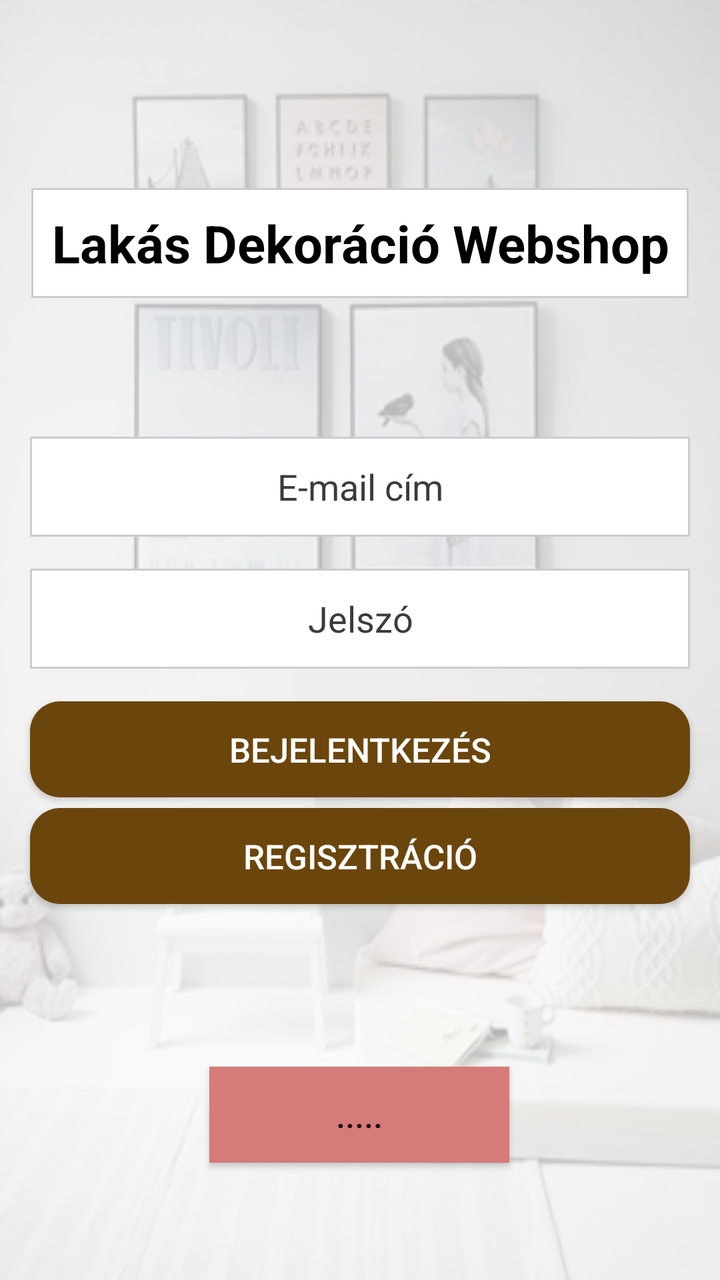
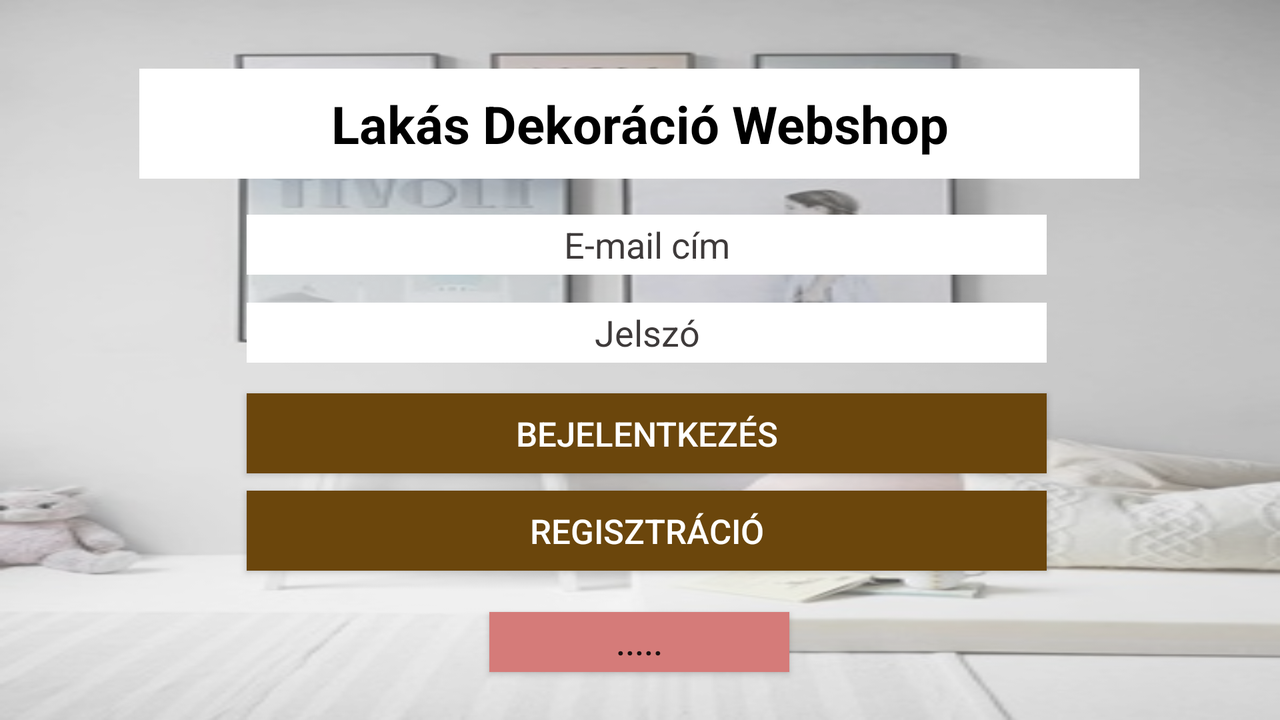

One screen, two layout resources from the same app: the default and the repository's alternative for another configuration. Each is rendered where Android would select it; the XML of both is given below.
<!-- AndroidManifest.xml: application theme Theme.FlatDecorationShop -->
<!-- res/layout/activity_main.xml -->
<?xml version="1.0" encoding="utf-8"?>
<ScrollView xmlns:android="http://schemas.android.com/apk/res/android"
    xmlns:app="http://schemas.android.com/apk/res-auto"
    xmlns:tools="http://schemas.android.com/tools"
    android:layout_width="match_parent"
    android:layout_height="match_parent"
    android:fillViewport="true"
    android:background="@drawable/login_background">

    <androidx.constraintlayout.widget.ConstraintLayout
        android:id="@+id/main"
        android:layout_width="match_parent"
        android:layout_height="wrap_content"
        tools:context=".MainActivity">

        <ImageView
            android:layout_width="match_parent"
            android:layout_height="match_parent"/>

        <TextView
            android:id="@+id/textView_MainTitle"
            android:layout_width="wrap_content"
            android:layout_height="wrap_content"
            android:padding="10dp"
            android:layout_marginTop="20dp"
            android:text="@string/mainTitle"
            android:background="@drawable/edittext_background"
            android:textColor="@color/black"
            android:textAlignment="center"
            android:textSize="26sp"
            android:textStyle="bold"
            app:layout_constraintBottom_toBottomOf="parent"
            app:layout_constraintEnd_toEndOf="parent"
            app:layout_constraintStart_toStartOf="parent"
            app:layout_constraintTop_toTopOf="parent"
            app:layout_constraintVertical_bias="0.131"
            app:layout_constraintHorizontal_bias="0.5" />

        <EditText
            android:id="@+id/editText_Email"
            android:layout_width="match_parent"
            android:layout_height="50dp"
            android:layout_marginLeft="@dimen/margin15"
            android:layout_marginRight="@dimen/margin15"
            android:background="@drawable/edittext_background"
            android:ems="12"
            android:gravity="center"
            android:hint="@string/email"
            android:inputType="textEmailAddress"
            android:textColorHint="#3E3A3A"
            app:layout_constraintBottom_toBottomOf="parent"
            app:layout_constraintEnd_toEndOf="parent"
            app:layout_constraintHorizontal_bias="1.0"
            app:layout_constraintStart_toStartOf="parent"
            app:layout_constraintTop_toTopOf="parent"
            app:layout_constraintVertical_bias="0.37" />

        <EditText
            android:id="@+id/editText_Password"
            android:layout_width="match_parent"
            android:layout_height="50dp"
            android:layout_marginLeft="@dimen/margin15"
            android:layout_marginRight="@dimen/margin15"
            android:background="@drawable/edittext_background"
            android:ems="12"
            android:gravity="center"
            android:hint="@string/password"
            android:inputType="textPassword"
            android:textColorHint="#3E3A3A"
            app:layout_constraintBottom_toBottomOf="parent"
            app:layout_constraintEnd_toEndOf="parent"
            app:layout_constraintHorizontal_bias="0.157"
            app:layout_constraintStart_toStartOf="parent"
            app:layout_constraintTop_toBottomOf="@+id/editText_Email"
            app:layout_constraintVertical_bias="0.05" />

        <Button
            android:id="@+id/button_Login"
            android:layout_width="0dp"
            android:layout_height="wrap_content"
            android:layout_marginLeft="@dimen/margin15"
            android:layout_marginRight="@dimen/margin15"
            android:background="@drawable/button_background"
            android:textColor="@color/white"
            android:onClick="login"
            android:text="@string/login"
            android:textSize="17dp"
            app:layout_constraintBottom_toBottomOf="parent"
            app:layout_constraintEnd_toEndOf="parent"
            app:layout_constraintHorizontal_bias="0.517"
            app:layout_constraintStart_toStartOf="parent"
            app:layout_constraintTop_toBottomOf="@+id/editText_Password"
            app:layout_constraintVertical_bias="0.063" />

        <Button
            android:id="@+id/button_Registration"
            android:layout_width="0dp"
            android:layout_height="wrap_content"
            android:layout_marginLeft="@dimen/margin15"
            android:layout_marginRight="@dimen/margin15"
            android:background="@drawable/button_background"
            android:textColor="@color/white"
            android:onClick="registration"
            android:text="@string/registartion"
            android:textSize="17dp"
            app:layout_constraintBottom_toBottomOf="parent"
            app:layout_constraintEnd_toEndOf="parent"
            app:layout_constraintHorizontal_bias="0.965"
            app:layout_constraintStart_toStartOf="parent"
            app:layout_constraintTop_toBottomOf="@+id/button_Login"
            app:layout_constraintVertical_bias="0.028" />

        <Button
            android:id="@+id/button_Exit"
            android:layout_width="150dp"
            android:layout_height="wrap_content"
            android:background="#D57B79"
            android:onClick="exit"
            android:text="....."
            android:textSize="17dp"
            app:layout_constraintBottom_toBottomOf="parent"
            app:layout_constraintEnd_toEndOf="parent"
            app:layout_constraintHorizontal_bias="0.498"
            app:layout_constraintStart_toStartOf="parent"
            app:layout_constraintTop_toBottomOf="@+id/button_Registration"
            app:layout_constraintVertical_bias="0.582" />

    </androidx.constraintlayout.widget.ConstraintLayout>
</ScrollView>
<!-- resources referenced by this layout -->
<resources>
  <color name="black">#FF000000</color>
  <color name="white">#FFFFFFFF</color>
  <dimen name="margin15">15dp</dimen>
  <!-- drawable button_background (drawable) -->
  <?xml version="1.0" encoding="utf-8"?>
  <shape xmlns:android="http://schemas.android.com/apk/res/android"
      android:shape="rectangle">
  
      <solid android:color="#6B460C" />
      <corners android:radius="15dp" />
  
  </shape>
  <!-- drawable edittext_background (drawable) -->
  <layer-list xmlns:android="http://schemas.android.com/apk/res/android">
  
          <item>
              <shape android:shape="rectangle">
                  <solid android:color="@android:color/white" />
                  <stroke
                      android:width="1dp"
                      android:color="#CCCCCC" />
              </shape>
          </item>
      </layer-list>
  <!-- drawable login_background (drawable) -->
  <layer-list xmlns:android="http://schemas.android.com/apk/res/android">
      <item android:drawable="@drawable/background" />
  
      <item>
          <shape android:shape="rectangle">
              <solid android:color="#B4FFFFFF" />
          </shape>
      </item>
  </layer-list>
  <string name="email">E-mail cím</string>
  <string name="login">Bejelentkezés</string>
  <string name="mainTitle">Lakás Dekoráció Webshop</string>
  <string name="password">Jelszó</string>
  <string name="registartion">Regisztráció</string>
  <style name="Theme.FlatDecorationShop" parent="Base.Theme.FlatDecorationShop" />
  <!-- drawable background: png bitmap (drawable, 33588 bytes) -->
  <style name="Base.Theme.FlatDecorationShop" parent="Theme.AppCompat.Light.NoActionBar">
          
          
      </style>
</resources>
<!-- res/layout-land/activity_main.xml (the repository's variant of the layout above) -->
<!-- drawn on the phone turned sideways -->
<?xml version="1.0" encoding="utf-8"?>
<androidx.constraintlayout.widget.ConstraintLayout xmlns:android="http://schemas.android.com/apk/res/android"
    xmlns:app="http://schemas.android.com/apk/res-auto"
    xmlns:tools="http://schemas.android.com/tools"
    android:id="@+id/main"
    android:layout_width="match_parent"
    android:layout_height="match_parent"
    tools:context=".MainActivity">

    <ImageView
        android:layout_width="match_parent"
        android:layout_height="match_parent"
        android:background="@drawable/background"
        android:alpha="0.7"/>

    <TextView
        android:id="@+id/textView_MainTitle"
        android:layout_width="500dp"
        android:layout_height="wrap_content"
        android:layout_marginTop="20dp"
        android:background="@color/white"
        android:padding="10dp"
        android:text="@string/mainTitle"
        android:textAlignment="center"
        android:textColor="@color/black"
        android:textSize="26sp"
        android:textStyle="bold"
        app:layout_constraintBottom_toBottomOf="parent"
        app:layout_constraintEnd_toEndOf="parent"
        app:layout_constraintHorizontal_bias="0.498"
        app:layout_constraintStart_toStartOf="parent"
        app:layout_constraintTop_toTopOf="parent"
        app:layout_constraintVertical_bias="0.05" />

    <EditText
        android:id="@+id/editText_Email"
        android:layout_width="400dp"
        android:layout_height="30dp"
        android:layout_marginLeft="@dimen/margin15"
        android:layout_marginRight="@dimen/margin15"
        android:background="@color/white"
        android:ems="12"
        android:gravity="center"
        android:hint="@string/email"
        android:inputType="textEmailAddress"
        android:textColorHint="#3E3A3A"
        app:layout_constraintBottom_toBottomOf="parent"
        app:layout_constraintEnd_toEndOf="parent"
        app:layout_constraintHorizontal_bias="0.516"
        app:layout_constraintStart_toStartOf="parent"
        app:layout_constraintTop_toTopOf="parent"
        app:layout_constraintVertical_bias="0.325" />

    <EditText
        android:id="@+id/editText_Password"
        android:layout_width="400dp"
        android:layout_height="30dp"
        android:layout_marginLeft="@dimen/margin15"
        android:layout_marginRight="@dimen/margin15"
        android:background="@color/white"
        android:ems="12"
        android:gravity="center"
        android:hint="@string/password"
        android:inputType="textPassword"
        android:textColorHint="#3E3A3A"
        app:layout_constraintBottom_toBottomOf="parent"
        app:layout_constraintEnd_toEndOf="parent"
        app:layout_constraintHorizontal_bias="0.516"
        app:layout_constraintStart_toStartOf="parent"
        app:layout_constraintTop_toBottomOf="@+id/editText_Email"
        app:layout_constraintVertical_bias="0.073" />

    <Button
        android:id="@+id/button_Login"
        android:layout_width="400dp"
        android:layout_height="40dp"
        android:layout_marginLeft="@dimen/margin15"
        android:layout_marginRight="@dimen/margin15"
        android:background="#6B460C"
        android:onClick="login"
        android:text="@string/login"
        android:textColor="@color/white"
        android:textSize="17dp"
        app:layout_constraintBottom_toBottomOf="parent"
        app:layout_constraintEnd_toEndOf="parent"
        app:layout_constraintHorizontal_bias="0.516"
        app:layout_constraintStart_toStartOf="parent"
        app:layout_constraintTop_toBottomOf="@+id/editText_Password"
        app:layout_constraintVertical_bias="0.111" />

    <Button
        android:id="@+id/button_Registration"
        android:layout_width="400dp"
        android:layout_height="40dp"
        android:layout_marginLeft="@dimen/margin15"
        android:layout_marginRight="@dimen/margin15"
        android:background="#6B460C"
        android:onClick="registration"
        android:text="@string/registartion"
        android:textColor="@color/white"
        android:textSize="17dp"
        app:layout_constraintBottom_toBottomOf="parent"
        app:layout_constraintEnd_toEndOf="parent"
        app:layout_constraintHorizontal_bias="0.516"
        app:layout_constraintStart_toStartOf="parent"
        app:layout_constraintTop_toBottomOf="@+id/button_Login"
        app:layout_constraintVertical_bias="0.104" />

    <Button
        android:id="@+id/button_Exit"
        android:layout_width="150dp"
        android:layout_height="30dp"
        android:background="#D57B79"
        android:onClick="exit"
        android:text="....."
        android:textSize="17dp"
        app:layout_constraintBottom_toBottomOf="parent"
        app:layout_constraintEnd_toEndOf="parent"
        app:layout_constraintHorizontal_bias="0.499"
        app:layout_constraintStart_toStartOf="parent"
        app:layout_constraintTop_toBottomOf="@+id/button_Registration"
        app:layout_constraintVertical_bias="0.459" />

</androidx.constraintlayout.widget.ConstraintLayout>
<!-- resources referenced by the variant -->
<!-- as the phone turned sideways resolves them -->
<resources>
  <color name="black">#FF000000</color>
  <color name="white">#FFFFFFFF</color>
  <dimen name="margin15">15dp</dimen>
  <!-- drawable background: png bitmap (drawable, 33588 bytes) -->
  <string name="email">E-mail cím</string>
  <string name="login">Bejelentkezés</string>
  <string name="mainTitle">Lakás Dekoráció Webshop</string>
  <string name="password">Jelszó</string>
  <string name="registartion">Regisztráció</string>
  <style name="Theme.FlatDecorationShop" parent="Base.Theme.FlatDecorationShop" />
  <style name="Base.Theme.FlatDecorationShop" parent="Theme.AppCompat.Light.NoActionBar">
          
          
      </style>
</resources>
